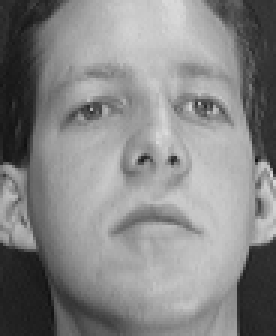
#> input picture Machine Learning/Face Recognition (PCA)/orl_faces/s1/9.pgm, 92 x 112 px, found by its file name (shown 3 times larger); its folder holds only this picture in this run
$ python pcaGray.py   (older library calls are emulated)
#> lines starting #> are read from the running program, lines starting #| are printed output that depends on the picture
from scipy import misc
import numpy as np
import os
import time

startTime = time.time()
XTrainGray = np.zeros((400, 10304), dtype=int)
path = '/home/saurabh/Desktop/IIT D/Semester 2/ML/Assignments/Ass4/q2/orl_faces'
directoryContents = os.listdir(path)
exampleNum = 0
for i in directoryContents:
	temp = i
	if os.path.isdir(path+'/'+temp):
		for j in os.listdir(path+'/'+i):
			XTrainGray[exampleNum, :] = misc.imread(path+'/'+i+'/'+j).flatten()
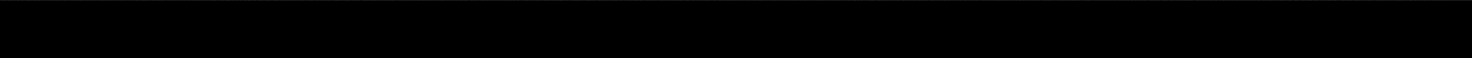
#> XTrainGray: shape (400, 10304) int64 (shown at 1/7 size); 205 distinct labels, from 0 to 219; one colour per label, 0 black
			exampleNum = exampleNum + 1
#> pass 2 of the loop `for i in directoryContents:`:
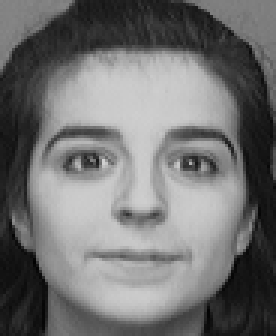
#> input picture Machine Learning/Face Recognition (PCA)/orl_faces/s10/10.pgm, 92 x 112 px, found by its file name (shown 3 times larger)
#> `XTrainGray[exampleNum, :] = misc.imread(path+'/'+i+'/'+j).flatten()`:
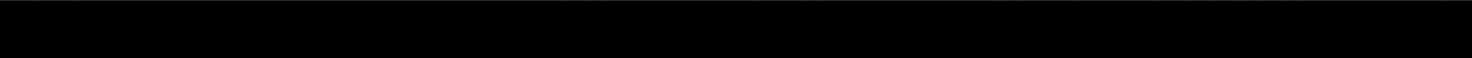
#> XTrainGray: shape (400, 10304) int64 (shown at 1/7 size); 219 distinct labels, from 0 to 219; one colour per label, 0 black

m = XTrainGray.shape[0]
#> m = 400
n = XTrainGray.shape[1]
#> n = 10304
meanX = np.mean(XTrainGray, axis=0)
#> meanX = 10304 values, max 1.95 at index 3550, min 0.21 at index 7736, mean 1.12
#> XTrainGray: shape (400, 10304) int64; 219 distinct labels, from 0 to 219
avgFaceGray = meanX.reshape(112, 92)
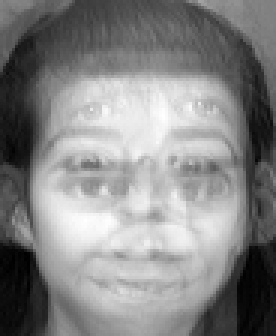
#> avgFaceGray: shape (112, 92) float64 (shown 3 times larger); min 0.21, max 1.95, mean 1.12; drawn with min black and max white
misc.imsave('/home/saurabh/Desktop/IIT D/Semester 2/ML/Assignments/Ass4/q2/grayImages/avgImage.png', avgFaceGray)
XTrainGray = XTrainGray - meanX;
#> (the run stopped early here; a loop or call above may not have finished)
